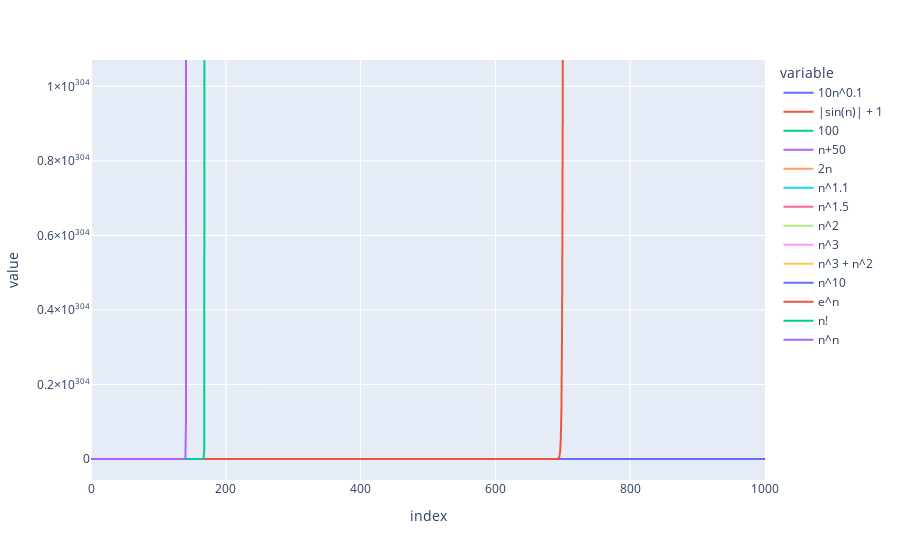

The cell this chart's notebook holds for it:
### Markdown cell above
2. Représentez graphiquement chacune de ces fonctions en utilisant la librairie Matplotlib.

### Code cell
# Réponse au point 2.
import plotly.express as px
import pandas as pd
import numpy as np
import matplotlib.pyplot as plt
from scipy.special import factorial

val = pd.DataFrame();

x1 = 0
x2 = 1000
dx = 1

X = np.arange(x1, x2 + dx, dx, dtype=np.float64)

val['10n^0.1'] = 10 * X**0.1
val['|sin(n)| + 1'] = np.abs(np.sin(X)) + 1
val['100'] = 100
val['n+50'] = X + 50
val['2n'] = 2 * X
val['n^1.1'] = X**1.1
val['n^1.5'] = X**1.5
val['n^2'] = X**2
val['n^3'] = X**3
val['n^3 + n^2'] = X**3 + X**2
val['n^10'] = X**10
val['e^n'] = np.exp(X)
val['n!'] = factorial(X)
val['n^n'] = np.pow(X, X)


val.index = X.round(1)


plt.show()
graph = px.line(data_frame=val)
graph.show()

val

### Figure 1 — Plotly figure (JSON) as saved in the notebook; plotly's stock layout.template omitted (floating-point values rounded to 4 significant figures; data arrays with more than 128 entries replaced by an {"elided": "..."} marker saying what was removed)
{"data": [{"hovertemplate": "variable=10n^0.1<br>index=%{x}<br>value=%{y}<extra></extra>", "legendgroup": "10n^0.1", "line": {"color": "#636efa", "dash": "solid"}, "marker": {"symbol": "circle"}, "mode": "lines", "name": "10n^0.1", "showlegend": true, "type": "scattergl", "x": {"elided": "1001 int values"}, "xaxis": "x", "y": {"elided": "1001 float values"}, "yaxis": "y"}, {"hovertemplate": "variable=|sin(n)| + 1<br>index=%{x}<br>value=%{y}<extra></extra>", "legendgroup": "|sin(n)| + 1", "line": {"color": "#EF553B", "dash": "solid"}, "marker": {"symbol": "circle"}, "mode": "lines", "name": "|sin(n)| + 1", "showlegend": true, "type": "scattergl", "x": {"elided": "1001 int values"}, "xaxis": "x", "y": {"elided": "1001 float values"}, "yaxis": "y"}, {"hovertemplate": "variable=100<br>index=%{x}<br>value=%{y}<extra></extra>", "legendgroup": "100", "line": {"color": "#00cc96", "dash": "solid"}, "marker": {"symbol": "circle"}, "mode": "lines", "name": "100", "showlegend": true, "type": "scattergl", "x": {"elided": "1001 int values"}, "xaxis": "x", "y": {"elided": "1001 int values"}, "yaxis": "y"}, {"hovertemplate": "variable=n+50<br>index=%{x}<br>value=%{y}<extra></extra>", "legendgroup": "n+50", "line": {"color": "#ab63fa", "dash": "solid"}, "marker": {"symbol": "circle"}, "mode": "lines", "name": "n+50", "showlegend": true, "type": "scattergl", "x": {"elided": "1001 int values"}, "xaxis": "x", "y": {"elided": "1001 int values"}, "yaxis": "y"}, {"hovertemplate": "variable=2n<br>index=%{x}<br>value=%{y}<extra></extra>", "legendgroup": "2n", "line": {"color": "#FFA15A", "dash": "solid"}, "marker": {"symbol": "circle"}, "mode": "lines", "name": "2n", "showlegend": true, "type": "scattergl", "x": {"elided": "1001 int values"}, "xaxis": "x", "y": {"elided": "1001 int values"}, "yaxis": "y"}, {"hovertemplate": "variable=n^1.1<br>index=%{x}<br>value=%{y}<extra></extra>", "legendgroup": "n^1.1", "line": {"color": "#19d3f3", "dash": "solid"}, "marker": {"symbol": "circle"}, "mode": "lines", "name": "n^1.1", "showlegend": true, "type": "scattergl", "x": {"elided": "1001 int values"}, "xaxis": "x", "y": {"elided": "1001 float values"}, "yaxis": "y"}, {"hovertemplate": "variable=n^1.5<br>index=%{x}<br>value=%{y}<extra></extra>", "legendgroup": "n^1.5", "line": {"color": "#FF6692", "dash": "solid"}, "marker": {"symbol": "circle"}, "mode": "lines", "name": "n^1.5", "showlegend": true, "type": "scattergl", "x": {"elided": "1001 int values"}, "xaxis": "x", "y": {"elided": "1001 float values"}, "yaxis": "y"}, {"hovertemplate": "variable=n^2<br>index=%{x}<br>value=%{y}<extra></extra>", "legendgroup": "n^2", "line": {"color": "#B6E880", "dash": "solid"}, "marker": {"symbol": "circle"}, "mode": "lines", "name": "n^2", "showlegend": true, "type": "scattergl", "x": {"elided": "1001 int values"}, "xaxis": "x", "y": {"elided": "1001 int values"}, "yaxis": "y"}, {"hovertemplate": "variable=n^3<br>index=%{x}<br>value=%{y}<extra></extra>", "legendgroup": "n^3", "line": {"color": "#FF97FF", "dash": "solid"}, "marker": {"symbol": "circle"}, "mode": "lines", "name": "n^3", "showlegend": true, "type": "scattergl", "x": {"elided": "1001 int values"}, "xaxis": "x", "y": {"elided": "1001 int values"}, "yaxis": "y"}, {"hovertemplate": "variable=n^3 + n^2<br>index=%{x}<br>value=%{y}<extra></extra>", "legendgroup": "n^3 + n^2", "line": {"color": "#FECB52", "dash": "solid"}, "marker": {"symbol": "circle"}, "mode": "lines", "name": "n^3 + n^2", "showlegend": true, "type": "scattergl", "x": {"elided": "1001 int values"}, "xaxis": "x", "y": {"elided": "1001 int values"}, "yaxis": "y"}, {"hovertemplate": "variable=n^10<br>index=%{x}<br>value=%{y}<extra></extra>", "legendgroup": "n^10", "line": {"color": "#636efa", "dash": "solid"}, "marker": {"symbol": "circle"}, "mode": "lines", "name": "n^10", "showlegend": true, "type": "scattergl", "x": {"elided": "1001 int values"}, "xaxis": "x", "y": {"elided": "1001 float values"}, "yaxis": "y"}, {"hovertemplate": "variable=e^n<br>index=%{x}<br>value=%{y}<extra></extra>", "legendgroup": "e^n", "line": {"color": "#EF553B", "dash": "solid"}, "marker": {"symbol": "circle"}, "mode": "lines", "name": "e^n", "showlegend": true, "type": "scattergl", "x": {"elided": "1001 int values"}, "xaxis": "x", "y": {"elided": "1001 float values"}, "yaxis": "y"}, {"hovertemplate": "variable=n!<br>index=%{x}<br>value=%{y}<extra></extra>", "legendgroup": "n!", "line": {"color": "#00cc96", "dash": "solid"}, "marker": {"symbol": "circle"}, "mode": "lines", "name": "n!", "showlegend": true, "type": "scattergl", "x": {"elided": "1001 int values"}, "xaxis": "x", "y": {"elided": "1001 float values"}, "yaxis": "y"}, {"hovertemplate": "variable=n^n<br>index=%{x}<br>value=%{y}<extra></extra>", "legendgroup": "n^n", "line": {"color": "#ab63fa", "dash": "solid"}, "marker": {"symbol": "circle"}, "mode": "lines", "name": "n^n", "showlegend": true, "type": "scattergl", "x": {"elided": "1001 int values"}, "xaxis": "x", "y": {"elided": "1001 float values"}, "yaxis": "y"}], "layout": {"legend": {"title": {"text": "variable"}, "tracegroupgap": 0}, "margin": {"t": 60}, "xaxis": {"anchor": "y", "domain": [0, 1], "title": {"text": "index"}}, "yaxis": {"anchor": "x", "domain": [0, 1], "title": {"text": "value"}}}}
